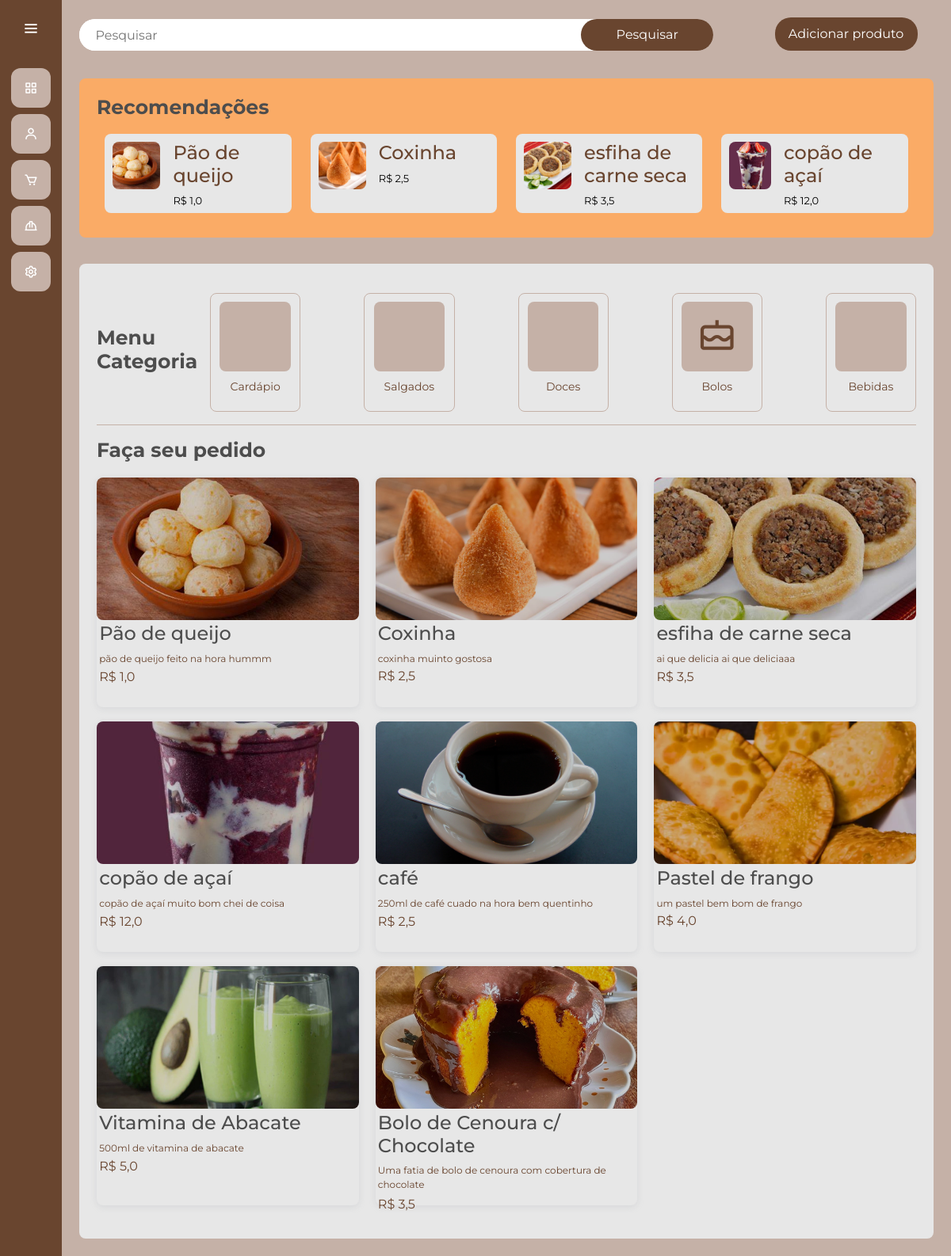
Page /gerenciamento/ on the earlier database version.
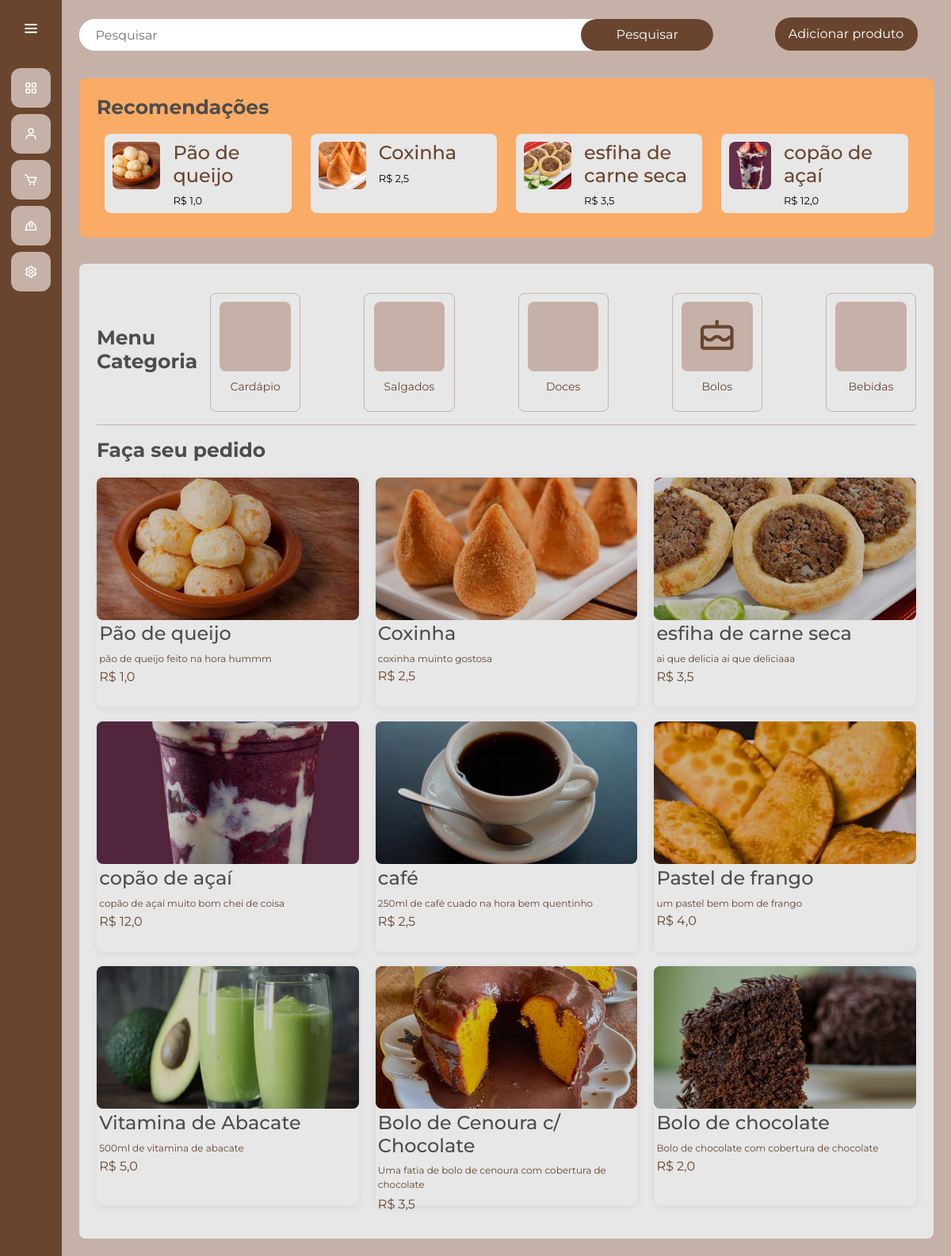
Same page on the later database version.
### gerenciamento/models.py (models this page shows, shortened)
class Produto(models.Model):
    CATEGORIA_CHOICES = [
        ('doce', 'Doce'),
        ('salgado', 'Salgado'),
        ('bebida', 'Bebida'),
        ('bolo', 'Bolo')
    ]
    id_produto = models.AutoField(primary_key=True)
    nome_produto = models.CharField(max_length=255)
    descricao = models.CharField(max_length=255)
    preco = models.FloatField()
    ingredientes = models.ManyToManyField(Ingrediente, through='ProdutoIngrediente')
    categoria = models.CharField(max_length=15, choices=CATEGORIA_CHOICES, default='salgado')
    imagem = models.ImageField(upload_to='media/', null=True, blank=True)

### gerenciamento/views.py (the view)
# urls.py: path('', views.principalGerente, name='gerenciamento'),
def principalGerente(request):
    produtos_list = Produto.objects.all()
    return render(request, 'principalGerente.html', {'produtos': produtos_list})

### gerenciamento/templates/principalGerente.html (shortened to what the changed rows need)
{% extends "gerente.html" %}
{% load static %}
{% block 'head' %}
    <link rel="stylesheet" href="{% static 'usuarios/css/telaprincipal.css' %}">
    <link rel="stylesheet" href="{% static 'gerenciamento/css/gerenciamento.css' %}">
    <link href='https://unpkg.com/boxicons@2.1.4/css/boxicons.min.css' rel='stylesheet'>
{% endblock %}
{% block 'dashboard' %}
<body>
    <div class="main">
        <div class="main-highlight">
            <div class="main-header">
                <h2 class="main-title">Recomendações</h2>
            </div>
            <div class="highlight-wrapper">
                {% for produto in produtos|slice:":4" %}
                    <div class="highlight-card" onclick="expandirProduto('{{ produto.nome_produto }}', '{{ produto.descricao }}', '{{ produto.preco }}', '{{ produto.imagem.url }}')">
                        <img class="highlight-img" src="{{ produto.imagem.url }}" alt="{{ produto.nome_produto }}">
                        <div class="highlight-desc">
                            <h4>{{ produto.nome_produto }}</h4>
                            <p>R$ {{ produto.preco }}</p>
                        </div>
                    </div>
                {% endfor %}
            </div>
        </div>
        <div class="main-menus">
            <div class="main-filter">
                <div>
                    <h2 class="main-title">Menu<br>Categoria</h2>
                </div>
            </div>
            <div class="main-detail">
                <h2 class="main-title">Faça seu pedido</h2>
                <div class="detail-wrapper">
                    {% for produto in produtos %}
                    <div class="detail-card produto-card {{ produto.categoria }}" onclick="expandirProduto('{{ produto.nome_produto }}', '{{ produto.descricao }}', '{{ produto.preco }}', '{{ produto.imagem.url }}')">
                        <img class="detail-img" src="{{ produto.imagem.url }}" alt="{{ produto.nome_produto }}">
                        <div class="detail-desc">
                            <div class="detail-name">
                                <h4>{{produto.nome_produto}}</h4>
                                <p class="detail-sub">{{produto.descricao}}</p>
                                <p class="price">R$ {{produto.preco}}</p>
                            </div>
                        </div>
                    </div>
                    {% endfor %}
                </div>
            </div>
        </div>
    </div>
</body>
{% endblock %}

Differences in the rows shown:
added Produto: imagem (picture), nome_produto "Bolo de chocolate", descricao "Bolo de chocolate com cobertura de chocolate", preco "2,0", shown under "Faça seu pedido"
